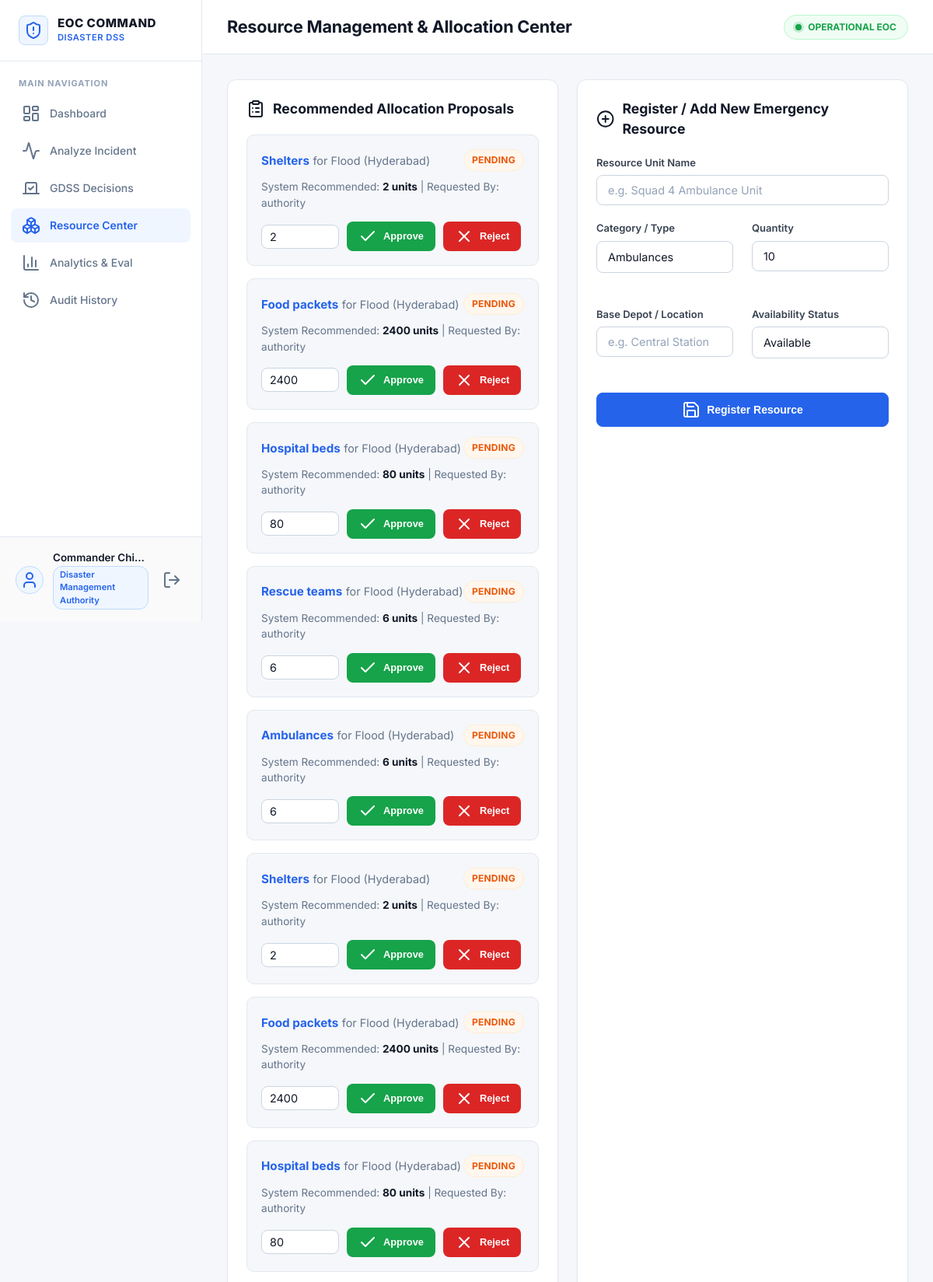
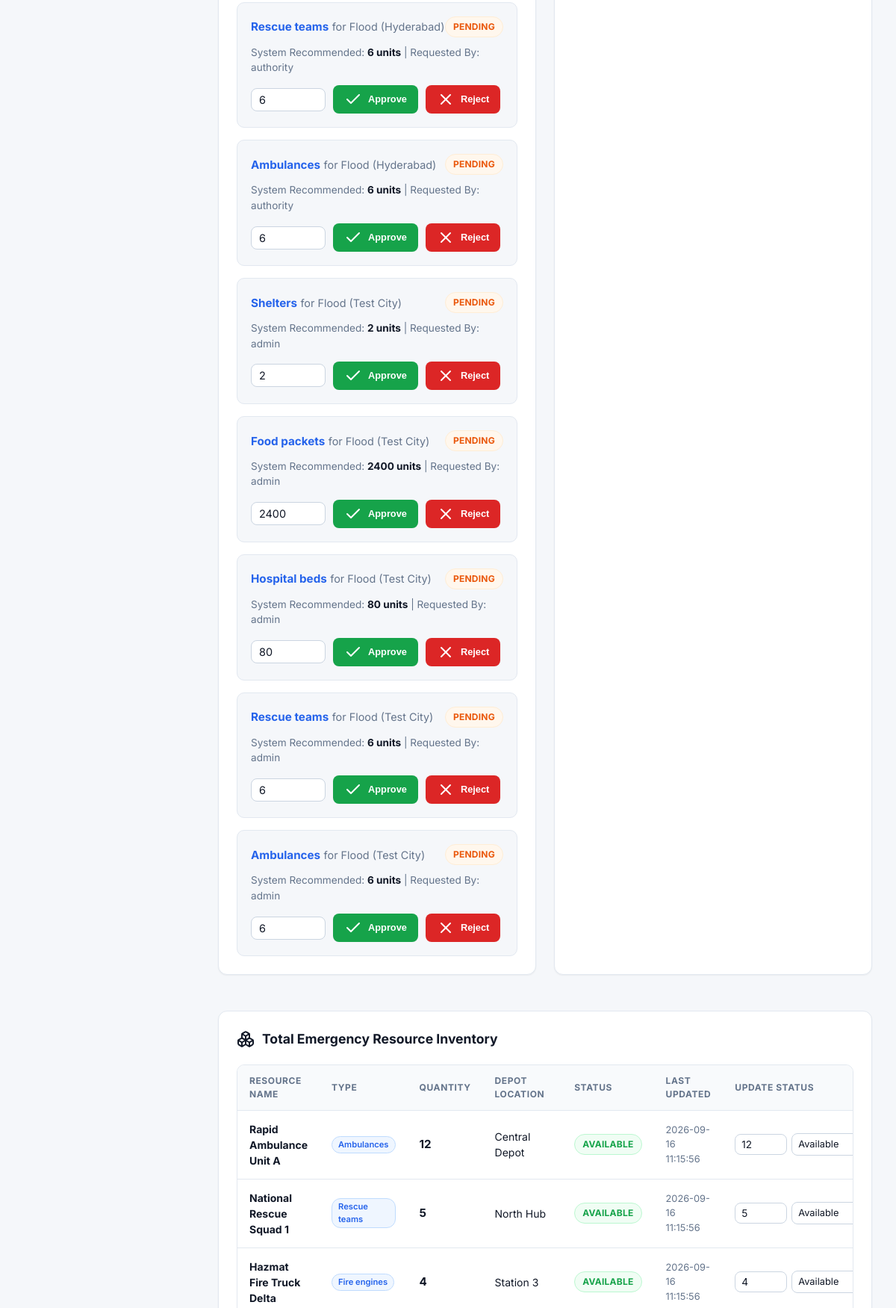
The page /resources (signed in, upper part) on the database its author committed (2 pictures, top to bottom).
### tables this page shows
CREATE TABLE resource_allocations (
            id INTEGER PRIMARY KEY AUTOINCREMENT,
            disaster_id INTEGER NOT NULL,
            area_id INTEGER,
            resource_type TEXT NOT NULL,
            recommended_qty INTEGER NOT NULL,
            approved_qty INTEGER DEFAULT 0,
            status TEXT NOT NULL DEFAULT 'PENDING',
            requested_by TEXT,
            approved_by TEXT,
            updated_at TEXT,
            FOREIGN KEY (disaster_id) REFERENCES disasters(id) ON DELETE CASCADE
        );

CREATE TABLE disasters (
            id INTEGER PRIMARY KEY AUTOINCREMENT,
            disaster_type TEXT NOT NULL,
            location TEXT NOT NULL,
            people_affected INTEGER,
            medical_emergency TEXT,
            road_status TEXT,
            available_ambulances INTEGER,
            hospital_beds INTEGER,
            priority TEXT,
            recommendation TEXT,
            created_at TEXT
        , status TEXT DEFAULT 'ACTIVE');

CREATE TABLE resources (
            id INTEGER PRIMARY KEY AUTOINCREMENT,
            name TEXT NOT NULL,
            resource_type TEXT NOT NULL,
            quantity INTEGER NOT NULL DEFAULT 0,
            location TEXT NOT NULL,
            status TEXT NOT NULL DEFAULT 'Available',
            assigned_disaster_id INTEGER,
            assigned_area_id INTEGER,
            last_updated_time TEXT
        );

### app/routes/resource_routes.py (the view)
@resource_bp.route("/resources")
@login_required
def index():
    resources = get_all_resources()
    conn = get_db()
    allocations = conn.execute("""
        SELECT ra.*, d.disaster_type, d.location
        FROM resource_allocations ra
        JOIN disasters d ON ra.disaster_id = d.id
        ORDER BY ra.id DESC
    """).fetchall()
    conn.close()
    return render_template("resources.html", resources=resources, allocations=allocations)

### app/db.py (called while the page is built)
def get_db():
    conn = sqlite3.connect(DATABASE_PATH, timeout=30.0)
    try:
        conn.execute("PRAGMA journal_mode=WAL;")
    except Exception:
        pass
    conn.row_factory = sqlite3.Row
    return conn

### app/models.py (called while the page is built)
def get_all_resources():
    conn = get_db()
    resources = conn.execute("SELECT * FROM resources ORDER BY id ASC").fetchall()
    conn.close()
    return resources

### app/routes/auth_routes.py (called while the page is built)
def login_required(f):
    @wraps(f)
    def decorated_function(*args, **kwargs):
        if "user_id" not in session:
            flash("Please log in to access this page.", "warning")
            return redirect(url_for("auth.login"))
        return f(*args, **kwargs)
    return decorated_function

### app/templates/resources.html (shortened to what this page needs)
{% extends "base.html" %}
{% block header_title %}Resource Management & Allocation Center{% endblock %}
{% block content %}
<div class="grid-cols-2">
    <div class="card">
        <div class="card-header">
            <div class="card-title">
                <i data-lucide="clipboard-list"></i>
                <span>Recommended Allocation Proposals</span>
            </div>
        </div>
        {% if allocations %}
        <div style="display: flex; flex-direction: column; gap: 16px;">
            {% for alloc in allocations %}
            <div style="background: var(--bg-main); padding: 18px; border-radius: var(--radius-md); border: 1px solid var(--border);">
                <div style="display: flex; justify-content: space-between; align-items: center; margin-bottom: 10px;">
                    <div>
                        <strong style="color: var(--primary); font-size: 0.95rem;">{{ alloc.resource_type }}</strong>
                        <span style="color: var(--text-muted); font-size: 0.9rem;"> for {{ alloc.disaster_type }} ({{ alloc.location }})</span>
                    </div>
                    <span class="badge {% if alloc.status == 'APPROVED' %}badge-low{% elif alloc.status == 'REJECTED' %}badge-critical{% else %}badge-high{% endif %}">
                        {{ alloc.status }}
                    </span>
                </div>
                <div style="font-size: 0.85rem; color: var(--text-muted); margin-bottom: 14px;">
                    System Recommended: <strong style="color: var(--text-main);">{{ alloc.recommended_qty }} units</strong> |
                    Requested By: {{ alloc.requested_by }}
                </div>
                {% if alloc.status == 'PENDING' %}
                    {% if session.get('role') in ['System Administrator', 'Disaster Management Authority'] %}
                    <form action="{{ url_for('resource.allocation_action', allocation_id=alloc.id) }}" method="POST" style="display: flex; gap: 10px; align-items: center;">
                        <input type="number" name="approved_qty" value="{{ alloc.recommended_qty }}" min="1" style="width: 100px; padding: 6px 10px;">
                        <button type="submit" name="action" value="APPROVE" class="btn btn-success" style="padding: 6px 14px; font-size: 0.8rem;">
                            <i data-lucide="check"></i> Approve
                        </button>
                        <button type="submit" name="action" value="REJECT" class="btn btn-danger" style="padding: 6px 14px; font-size: 0.8rem;">
                            <i data-lucide="x"></i> Reject
                        </button>
                    </form>
                    {% else %}
                    <span style="font-size: 0.8rem; color: var(--warning); font-weight: 600;">Pending approval by Disaster Management Authority.</span>
                    {% endif %}
                {% else %}
                <div style="font-size: 0.8rem; color: var(--text-muted);">
                    Decided by: <strong>{{ alloc.approved_by }}</strong> at {{ alloc.updated_at }}
                    {% if alloc.status == 'APPROVED' %}(Approved Qty: <strong style="color: var(--success);">{{ alloc.approved_qty }}</strong>){% endif %}
                </div>
                {% endif %}
            </div>
            {% endfor %}
        </div>
        {% else %}
        <div style="text-align: center; padding: 30px; color: var(--text-muted);">
            <i data-lucide="inbox" style="width: 36px; height: 36px; margin-bottom: 8px; color: var(--text-light);"></i>
            <p>No allocation proposals queued.</p>
        </div>
        {% endif %}
    </div>
    <div class="card">
        <div class="card-header">
            <div class="card-title">
                <i data-lucide="plus-circle"></i>
                <span>Register / Add New Emergency Resource</span>
            </div>
        </div>
        <form action="{{ url_for('resource.add_resource') }}" method="POST">
            <div class="form-group">
                <label>Resource Unit Name</label>
                <input type="text" name="name" placeholder="e.g. Squad 4 Ambulance Unit" required>
            </div>
            <div class="grid-cols-2">
                <div class="form-group">
                    <label>Category / Type</label>
                    <select name="resource_type" required>
                        <option value="Ambulances">Ambulances</option>
                    </select>
                </div>
                <div class="form-group">
                    <label>Quantity</label>
                    <input type="number" name="quantity" min="1" value="10" required>
                </div>
            </div>
            <div class="grid-cols-2">
                <div class="form-group">
                    <label>Base Depot / Location</label>
                    <input type="text" name="location" placeholder="e.g. Central Station" required>
                </div>
                <div class="form-group">
                    <label>Availability Status</label>
                    <select name="status">
                        <option value="Available">Available</option>
                    </select>
                </div>
            </div>
            <button type="submit" class="btn btn-primary btn-block">
                <i data-lucide="save"></i> Register Resource
            </button>
        </form>
    </div>
</div>
<div class="card" id="hospitals">
    <div class="card-header">
        <div class="card-title">
            <i data-lucide="boxes"></i>
            <span>Total Emergency Resource Inventory</span>
        </div>
    </div>
    <div class="table-responsive">
        <table>
            <thead>
                <tr>
                    <th>Resource Name</th>
                    <th>Type</th>
                    <th>Quantity</th>
                    <th>Depot Location</th>
                    <th>Status</th>
                    <th>Last Updated</th>
                    <th>Update Status</th>
                </tr>
            </thead>
            <tbody>
                {% for r in resources %}
                <tr>
                    <td><strong>{{ r.name }}</strong></td>
                    <td><span class="role-badge">{{ r.resource_type }}</span></td>
                    <td><strong style="font-size: 0.95rem;">{{ r.quantity }}</strong></td>
                    <td>{{ r.location }}</td>
                    <td>
                        <span class="badge {% if r.status == 'Available' %}badge-available{% elif r.status == 'Assigned' %}badge-busy{% else %}badge-unavailable{% endif %}">
                            {{ r.status }}
                        </span>
                    </td>
                    <td style="font-size: 0.8rem; color: var(--text-muted);">{{ r.last_updated_time }}</td>
                    <td>
                        <form action="{{ url_for('resource.update_resource', resource_id=r.id) }}" method="POST" style="display: flex; gap: 6px; align-items: center;">
                            <input type="number" name="quantity" value="{{ r.quantity }}" min="0" style="width: 70px; padding: 5px 8px; font-size: 0.85rem;">
                            <select name="status" style="width: 110px; padding: 5px 8px; font-size: 0.8rem;">
                                <option value="Available" {% if r.status == 'Available' %}selected{% endif %}>Available</option>
                            </select>
                        </form>
                    </td>
                </tr>
                {% endfor %}
            </tbody>
        </table>
    </div>
</div>
{% endblock %}

### app/static/css/style.css (style rules this page uses)
:root { --primary: #2563EB; --primary-dark: #1D4ED8; --primary-light: #EFF6FF; --primary-border: #BFDBFE; --bg-main: #F5F7FA; --bg-card: #FFFFFF; --bg-sidebar: #FFFFFF; --bg-topbar: #FFFFFF; --text-main: #111827; --text-muted: #64748B; --text-light: #94A3B8; --border: #E2E8F0; --border-hover: #CBD5E1; --success: #16A34A; --success-bg: #F0FDF4; --success-border: #BBF7D0; --warning: #F59E0B; --warning-bg: #FFFBEB; --warning-border: #FDE68A; --critical: #DC2626; --critical-bg: #FEF2F2; --critical-border: #FECACA; --info: #0EA5E9; --info-bg: #F0F9FF; --info-border: #BAE6FD; --sidebar-width: 260px; --topbar-height: 70px; --radius-sm: 8px; --radius-md: 10px; --radius-lg: 12px; --shadow-sm: 0 1px 2px 0 rgba(0, 0, 0, 0.05); --shadow-md: 0 4px 6px -1px rgba(0, 0, 0, 0.05), 0 2px 4px -1px rgba(0, 0, 0, 0.03); --shadow-lg: 0 10px 15px -3px rgba(0, 0, 0, 0.07), 0 4px 6px -2px rgba(0, 0, 0, 0.03); --transition: all 0.2s cubic-bezier(0.4, 0, 0.2, 1); }
* { box-sizing: border-box; margin: 0; padding: 0; }
body { font-family: 'Inter', system-ui, -apple-system, BlinkMacSystemFont, sans-serif; background-color: var(--bg-main); color: var(--text-main); line-height: 1.5; display: flex; min-height: 100vh; -webkit-font-smoothing: antialiased; -moz-osx-font-smoothing: grayscale; }
.role-badge { display: inline-block; padding: 2px 8px; border-radius: 12px; font-size: 0.7rem; font-weight: 600; background: var(--primary-light); color: var(--primary); border: 1px solid var(--primary-border); }
.grid-cols-2 { display: grid; grid-template-columns: repeat(2, 1fr); gap: 24px; margin-bottom: 24px; }
.card { background: var(--bg-card); border: 1px solid var(--border); border-radius: var(--radius-lg); padding: 24px; margin-bottom: 24px; box-shadow: var(--shadow-sm); transition: var(--transition); }
.card-header { display: flex; justify-content: space-between; align-items: center; margin-bottom: 20px; }
.card-title { font-size: 1.1rem; font-weight: 700; color: var(--text-main); display: flex; align-items: center; gap: 10px; }
.badge { padding: 4px 10px; border-radius: 20px; font-size: 0.75rem; font-weight: 700; text-transform: uppercase; display: inline-flex; align-items: center; gap: 4px; letter-spacing: 0.02em; border: 1px solid transparent; }
.badge-high { background: #FFF7ED; color: #EA580C; border-color: #FFEDD5; }
.badge-available { background: var(--success-bg); color: var(--success); border-color: var(--success-border); }
.table-responsive { width: 100%; overflow-x: auto; border-radius: var(--radius-md); border: 1px solid var(--border); }
table { width: 100%; border-collapse: collapse; font-size: 0.875rem; }
th { background: #F8FAFC; color: var(--text-muted); font-size: 0.75rem; font-weight: 700; text-transform: uppercase; letter-spacing: 0.05em; padding: 12px 16px; text-align: left; border-bottom: 1px solid var(--border); }
td { padding: 14px 16px; border-bottom: 1px solid var(--border); color: var(--text-main); vertical-align: middle; }
.form-group { margin-bottom: 20px; }
label { display: block; font-size: 0.8125rem; font-weight: 600; margin-bottom: 6px; color: #374151; }
input, select, textarea { width: 100%; padding: 10px 14px; background: #FFFFFF; border: 1px solid #CBD5E1; border-radius: var(--radius-sm); color: var(--text-main); font-size: 0.9rem; font-family: inherit; outline: none; transition: var(--transition); }
input::placeholder, textarea::placeholder { color: var(--text-light); }
select { appearance: none; background-repeat: no-repeat; background-position: right 12px center; background-size: 16px; padding-right: 36px; }
.btn { padding: 9px 18px; border-radius: var(--radius-sm); font-weight: 600; font-size: 0.875rem; cursor: pointer; border: 1px solid transparent; display: inline-flex; align-items: center; gap: 8px; text-decoration: none; transition: var(--transition); line-height: 1.25; }
.btn-primary { background: var(--primary); color: #FFFFFF; border-color: var(--primary); }
.btn-success { background: var(--success); color: #FFFFFF; }
.btn-danger { background: var(--critical); color: #FFFFFF; }
.btn-block { width: 100%; justify-content: center; }

### rows shown on the page
resource_allocations: resource_type "Shelters", disaster_type "Flood", location "Hyderabad", status "PENDING", recommended_qty "2", requested_by "authority", approved_qty "2"
resource_allocations: resource_type "Food packets", disaster_type "Flood", location "Hyderabad", status "PENDING", recommended_qty "2400", requested_by "authority", approved_qty "2400"
resource_allocations: resource_type "Hospital beds", disaster_type "Flood", location "Hyderabad", status "PENDING", recommended_qty "80", requested_by "authority", approved_qty "80"
resource_allocations: resource_type "Rescue teams", disaster_type "Flood", location "Hyderabad", status "PENDING", recommended_qty "6", requested_by "authority", approved_qty "6"
resource_allocations: resource_type "Ambulances", disaster_type "Flood", location "Hyderabad", status "PENDING", recommended_qty "6", requested_by "authority", approved_qty "6"
resource_allocations: resource_type "Shelters", disaster_type "Flood", location "Hyderabad", status "PENDING", recommended_qty "2", requested_by "authority", approved_qty "2"
resource_allocations: resource_type "Food packets", disaster_type "Flood", location "Hyderabad", status "PENDING", recommended_qty "2400", requested_by "authority", approved_qty "2400"
resource_allocations: resource_type "Hospital beds", disaster_type "Flood", location "Hyderabad", status "PENDING", recommended_qty "80", requested_by "authority", approved_qty "80"
resource_allocations: resource_type "Rescue teams", disaster_type "Flood", location "Hyderabad", status "PENDING", recommended_qty "6", requested_by "authority", approved_qty "6"
resource_allocations: resource_type "Ambulances", disaster_type "Flood", location "Hyderabad", status "PENDING", recommended_qty "6", requested_by "authority", approved_qty "6"
resource_allocations: resource_type "Shelters", disaster_type "Flood", location "Test City", status "PENDING", recommended_qty "2", requested_by "admin", approved_qty "2"
resource_allocations: resource_type "Food packets", disaster_type "Flood", location "Test City", status "PENDING", recommended_qty "2400", requested_by "admin", approved_qty "2400"
resource_allocations: resource_type "Hospital beds", disaster_type "Flood", location "Test City", status "PENDING", recommended_qty "80", requested_by "admin", approved_qty "80"
resource_allocations: resource_type "Rescue teams", disaster_type "Flood", location "Test City", status "PENDING", recommended_qty "6", requested_by "admin", approved_qty "6"
resource_allocations: resource_type "Ambulances", disaster_type "Flood", location "Test City", status "PENDING", recommended_qty "6", requested_by "admin", approved_qty "6"
resources: name "Rapid Ambulance Unit A", resource_type "Ambulances", quantity "12", location "Central Depot", status "AVAILABLE", last_updated_time "2026-09-16 11:15:56", status "Available"
resources: name "National Rescue Squad 1", resource_type "Rescue teams", quantity "5", location "North Hub", status "AVAILABLE", last_updated_time "2026-09-16 11:15:56", status "Available"
resources: name "Hazmat Fire Truck Delta", resource_type "Fire engines", quantity "4", location "Station 3", status "AVAILABLE", last_updated_time "2026-09-16 11:15:56", status "Available"

### other values the page prints
{{ session.get('full_name') }} "Commander Chi…"
{{ session.get('role') }} "Disaster Management Authority"
